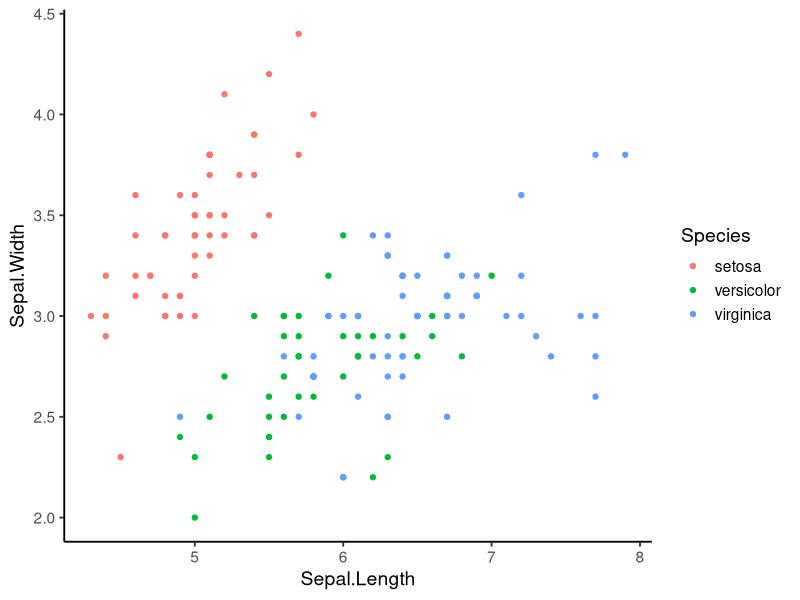

Write R code to recreate this figure.
## ---- chunk 1
#| label: fig-iris-r
#| message: false
#| eval: true
#| fig-width: 8
#| fig-height: 6
#| fig-cap: "The scatterplot of Sepal Length and Sepal Width by Species."
library(tidyverse)
theme_set(theme_classic(base_size = 14))
ggplot(iris, aes(Sepal.Length, Sepal.Width)) +
  geom_point(aes(color = Species))
## ---- chunk 2
#| label: tbl-iris-r
#| message: false
#| eval: true
#| tbl-cap: "The mean of Sepal Length and Sepal Width by Species."
library(tidyverse)
iris |> 
  summarise(width_mean = mean(Sepal.Length),
            length_mean = mean(Sepal.Width),
            .by = Species) |> 
  knitr::kable(col.names = c("Species", "Average Sepal Width", "Average Sepal Length"))
